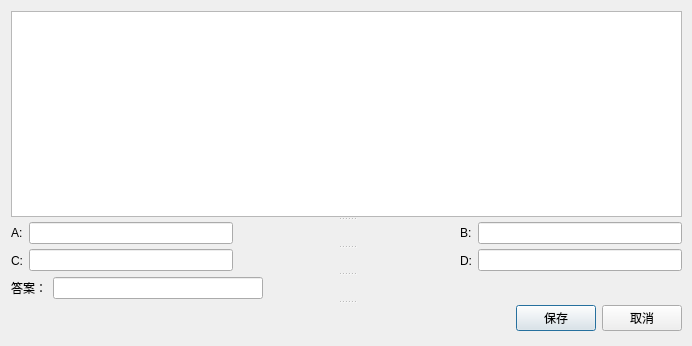
<?xml version="1.0" encoding="UTF-8"?>
<ui version="4.0">
 <class>AlterChoiceQuestion</class>
 <widget class="QDialog" name="AlterChoiceQuestion">
  <property name="geometry">
   <rect>
    <x>0</x>
    <y>0</y>
    <width>692</width>
    <height>346</height>
   </rect>
  </property>
  <property name="windowTitle">
   <string>Dialog</string>
  </property>
  <widget class="QSplitter" name="splitter">
   <property name="geometry">
    <rect>
     <x>11</x>
     <y>11</y>
     <width>671</width>
     <height>321</height>
    </rect>
   </property>
   <property name="orientation">
    <enum>Qt::Vertical</enum>
   </property>
   <widget class="QTextEdit" name="textEdit_Question"/>
   <widget class="QWidget" name="">
    <layout class="QHBoxLayout" name="horizontalLayout_7">
     <item>
      <layout class="QHBoxLayout" name="horizontalLayout_3">
       <item>
        <widget class="QLabel" name="label">
         <property name="text">
          <string>A:</string>
         </property>
        </widget>
       </item>
       <item>
        <widget class="QLineEdit" name="lineEdit_A">
         <property name="text">
          <string/>
         </property>
        </widget>
       </item>
      </layout>
     </item>
     <item>
      <spacer name="horizontalSpacer_4">
       <property name="orientation">
        <enum>Qt::Horizontal</enum>
       </property>
       <property name="sizeHint" stdset="0">
        <size>
         <width>40</width>
         <height>20</height>
        </size>
       </property>
      </spacer>
     </item>
     <item>
      <layout class="QHBoxLayout" name="horizontalLayout_4">
       <item>
        <widget class="QLabel" name="label_2">
         <property name="text">
          <string>B:</string>
         </property>
        </widget>
       </item>
       <item>
        <widget class="QLineEdit" name="lineEdit_B">
         <property name="text">
          <string/>
         </property>
        </widget>
       </item>
      </layout>
     </item>
    </layout>
   </widget>
   <widget class="QWidget" name="">
    <layout class="QHBoxLayout" name="horizontalLayout_8">
     <item>
      <layout class="QHBoxLayout" name="horizontalLayout_5">
       <item>
        <widget class="QLabel" name="label_3">
         <property name="text">
          <string>C:</string>
         </property>
        </widget>
       </item>
       <item>
        <widget class="QLineEdit" name="lineEdit_C">
         <property name="text">
          <string/>
         </property>
        </widget>
       </item>
      </layout>
     </item>
     <item>
      <spacer name="horizontalSpacer_5">
       <property name="orientation">
        <enum>Qt::Horizontal</enum>
       </property>
       <property name="sizeHint" stdset="0">
        <size>
         <width>40</width>
         <height>20</height>
        </size>
       </property>
      </spacer>
     </item>
     <item>
      <layout class="QHBoxLayout" name="horizontalLayout_6">
       <item>
        <widget class="QLabel" name="label_4">
         <property name="text">
          <string>D:</string>
         </property>
        </widget>
       </item>
       <item>
        <widget class="QLineEdit" name="lineEdit_D">
         <property name="text">
          <string/>
         </property>
        </widget>
       </item>
      </layout>
     </item>
    </layout>
   </widget>
   <widget class="QWidget" name="">
    <layout class="QHBoxLayout" name="horizontalLayout_2">
     <item>
      <widget class="QLabel" name="label_5">
       <property name="text">
        <string>答案：</string>
       </property>
      </widget>
     </item>
     <item>
      <widget class="QLineEdit" name="lineEdit_Answer"/>
     </item>
     <item>
      <spacer name="horizontalSpacer">
       <property name="orientation">
        <enum>Qt::Horizontal</enum>
       </property>
       <property name="sizeHint" stdset="0">
        <size>
         <width>40</width>
         <height>20</height>
        </size>
       </property>
      </spacer>
     </item>
     <item>
      <spacer name="horizontalSpacer_3">
       <property name="orientation">
        <enum>Qt::Horizontal</enum>
       </property>
       <property name="sizeHint" stdset="0">
        <size>
         <width>40</width>
         <height>20</height>
        </size>
       </property>
      </spacer>
     </item>
    </layout>
   </widget>
   <widget class="QWidget" name="">
    <layout class="QHBoxLayout" name="horizontalLayout">
     <item>
      <spacer name="horizontalSpacer_2">
       <property name="orientation">
        <enum>Qt::Horizontal</enum>
       </property>
       <property name="sizeHint" stdset="0">
        <size>
         <width>40</width>
         <height>20</height>
        </size>
       </property>
      </spacer>
     </item>
     <item>
      <widget class="QPushButton" name="pushButton_Save">
       <property name="text">
        <string>保存</string>
       </property>
      </widget>
     </item>
     <item>
      <widget class="QPushButton" name="pushButton_Cancel">
       <property name="text">
        <string>取消</string>
       </property>
      </widget>
     </item>
    </layout>
   </widget>
  </widget>
  <zorder>textEdit_Question</zorder>
  <zorder>label</zorder>
  <zorder>lineEdit_A</zorder>
  <zorder>layoutWidget</zorder>
  <zorder>layoutWidget_2</zorder>
  <zorder>layoutWidget_3</zorder>
  <zorder>lineEdit_C</zorder>
  <zorder>label_4</zorder>
  <zorder>horizontalSpacer_4</zorder>
  <zorder>horizontalSpacer_5</zorder>
 </widget>
 <resources/>
 <connections/>
</ui>
